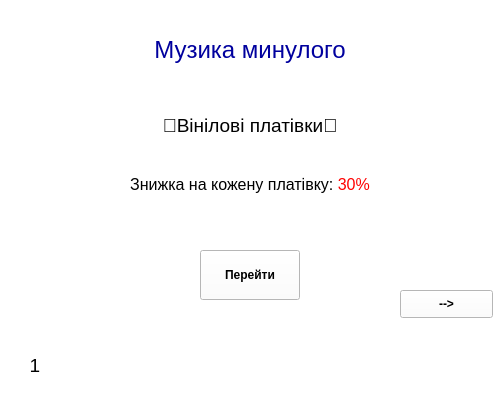
<?xml version="1.0" encoding="UTF-8"?>
<ui version="4.0">
 <class>Form</class>
 <widget class="QWidget" name="Form">
  <property name="geometry">
   <rect>
    <x>0</x>
    <y>0</y>
    <width>500</width>
    <height>400</height>
   </rect>
  </property>
  <property name="windowTitle">
   <string>Form</string>
  </property>
  <property name="styleSheet">
   <string notr="true">background-color: rgb(255, 255, 255);</string>
  </property>
  <widget class="QLabel" name="label">
   <property name="geometry">
    <rect>
     <x>10</x>
     <y>340</y>
     <width>50</width>
     <height>50</height>
    </rect>
   </property>
   <property name="font">
    <font>
     <pointsize>14</pointsize>
    </font>
   </property>
   <property name="text">
    <string>1</string>
   </property>
   <property name="alignment">
    <set>Qt::AlignCenter</set>
   </property>
  </widget>
  <widget class="QLabel" name="label_3">
   <property name="geometry">
    <rect>
     <x>0</x>
     <y>100</y>
     <width>500</width>
     <height>50</height>
    </rect>
   </property>
   <property name="font">
    <font>
     <pointsize>14</pointsize>
    </font>
   </property>
   <property name="text">
    <string>📀Вінілові платівки📀</string>
   </property>
   <property name="alignment">
    <set>Qt::AlignCenter</set>
   </property>
  </widget>
  <widget class="QPushButton" name="pushButton">
   <property name="geometry">
    <rect>
     <x>400</x>
     <y>290</y>
     <width>93</width>
     <height>28</height>
    </rect>
   </property>
   <property name="font">
    <font>
     <weight>75</weight>
     <bold>true</bold>
    </font>
   </property>
   <property name="text">
    <string>--&gt;</string>
   </property>
  </widget>
  <widget class="QPushButton" name="pushButton_2">
   <property name="geometry">
    <rect>
     <x>200</x>
     <y>250</y>
     <width>100</width>
     <height>50</height>
    </rect>
   </property>
   <property name="font">
    <font>
     <weight>75</weight>
     <bold>true</bold>
    </font>
   </property>
   <property name="text">
    <string>Перейти</string>
   </property>
  </widget>
  <widget class="QLabel" name="label_2">
   <property name="geometry">
    <rect>
     <x>0</x>
     <y>160</y>
     <width>500</width>
     <height>50</height>
    </rect>
   </property>
   <property name="font">
    <font>
     <pointsize>12</pointsize>
    </font>
   </property>
   <property name="styleSheet">
    <string notr="true"/>
   </property>
   <property name="text">
    <string>&lt;html&gt;&lt;head/&gt;&lt;body&gt;&lt;p align=&quot;center&quot;&gt;Знижка на кожену платівку: &lt;span style=&quot; color:#ff0000;&quot;&gt;30%&lt;/span&gt;&lt;/p&gt;&lt;/body&gt;&lt;/html&gt;</string>
   </property>
   <property name="alignment">
    <set>Qt::AlignCenter</set>
   </property>
  </widget>
  <widget class="QLabel" name="label_4">
   <property name="geometry">
    <rect>
     <x>0</x>
     <y>0</y>
     <width>500</width>
     <height>100</height>
    </rect>
   </property>
   <property name="font">
    <font>
     <pointsize>18</pointsize>
    </font>
   </property>
   <property name="styleSheet">
    <string notr="true">color: rgb(0, 0, 158);</string>
   </property>
   <property name="text">
    <string>Музика минулого</string>
   </property>
   <property name="alignment">
    <set>Qt::AlignCenter</set>
   </property>
  </widget>
 </widget>
 <resources/>
 <connections/>
</ui>
